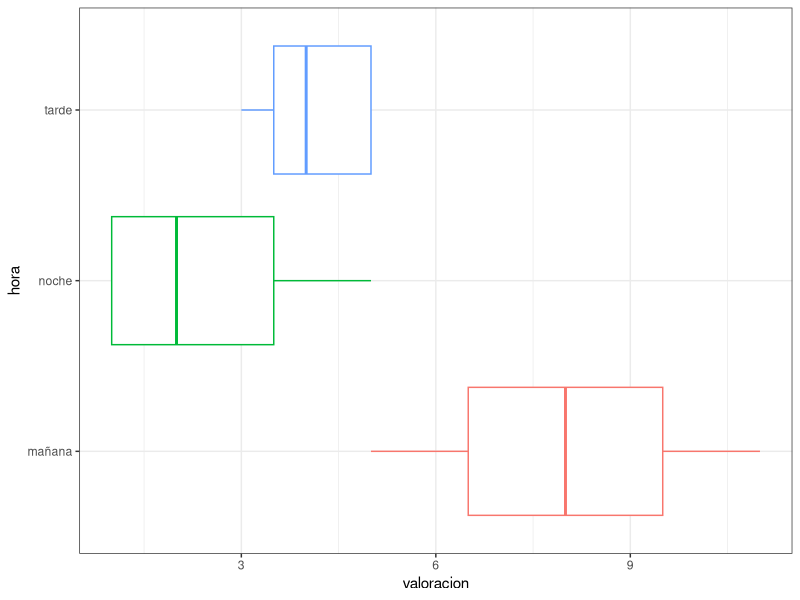

This figure's R source:
## ---- chunk 1
knitr::opts_chunk$set(echo = TRUE)
## ---- chunk 2
valoracion <- c( 9, 5, 2, 6, 3, 1, 5, 5, 5, 11, 5, 1, 8, 4, 3, 10, 4, 1, 7, 3, 4 )
hora <- factor( rep( c( "mañana", "tarde", "noche" ), 7 ) )
sujeto <- factor( rep( 1:7, each = 3 ) )
datos <- data.frame( valoracion, hora, sujeto )
tail(datos)
## ---- chunk 3
by(data = datos$valoracion, INDICES = datos$hora, FUN = median)
## ---- chunk 4
library(ggplot2)
ggplot(data = datos, mapping = aes(x = hora, y = valoracion, colour = hora)) +
    geom_boxplot() +
    theme_bw() +
    coord_flip()+
    theme(legend.position = "none") 
## ---- chunk 5
friedman.test(valoracion, hora, sujeto)

## ---- chunk 6
suppressWarnings(pairwise.wilcox.test(datos$valoracion, datos$hora, paired = TRUE, p.adjust.method = "holm"))
## ---- chunk 7
set.seed(123)  # Para reproducibilidad

datos <- data.frame(
  Algoritmo = rep(c("A", "B", "C"), each = 3),
  Carga_Trabajo = rep(c("Baja", "Media", "Alta"), times = 3),
  Rendimiento = round(runif(9, min = 1, max = 10), 2)
)

# Mostrar los datos
datos
